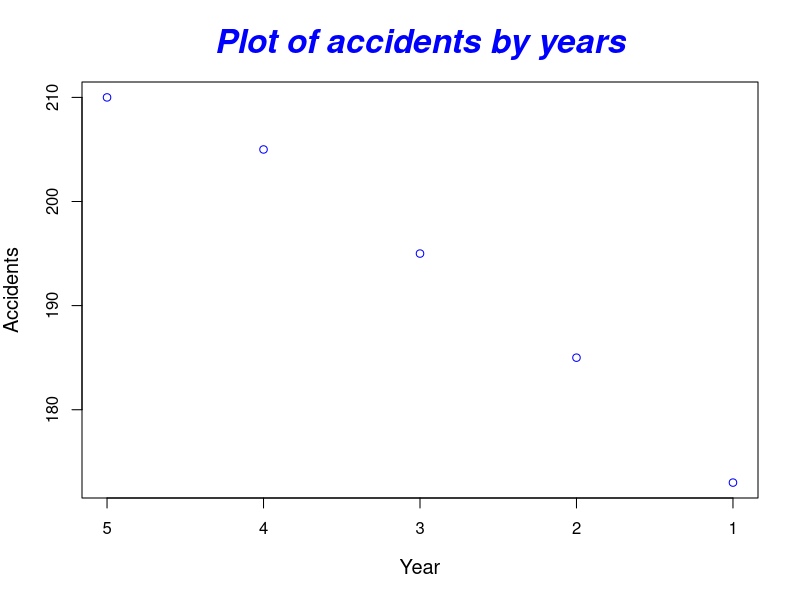

Source code (R):
# Nadav Yedid 208271007

library(MASS)
library(AER)

accidents_before <- c(210, 205, 195, 185, 173)
year <- c(5:1)

data <- data.frame(accidents = accidents_before, year = year)
plot(data$accidents ~ data$year, xlim = c(5, 1),
     pch = 1, col = "blue",
     main = "Plot of accidents by years",
     xlab = "Year",
     ylab = "Accidents",
     col.main = "blue", font.main = 4, cex.lab = 1.2, cex.main = 2)


# Q1 ----
# Step 1 - Pi and Lambda:
pi1 <- 173
lambda <- 144


# Step 2 - Variance of Pi and Variance of Lambda:
## var(pi1) = pi1
## var(lambda) = lambda


# Step 3 - Delta and Theta:
delta1 <- pi1 - lambda
# There is a decrease of 29 in the number of accidents.

theta1 <- (lambda / pi1) / (1 + (pi1 / (pi1^2))) # 0.8275862:
# There is a relative decrease of 0.1724138 (1 - 0.8275862) in the number of accidents.


# Step 4 - Variance of Delta and Variance of Theta:
var_delta1 <- pi1 + lambda # 317

var_theta1 <- (theta1^2) * ((pi1 / pi1^2) + (lambda / lambda^2)) /
  (1 + (pi1 / pi1^2))^2 # 0.008615309


#********************************************************
#********************************************************
# Delta (29) is the desired decrease in accidents (improvement in safety),
# due to the intervention.

# Only when Delta is a positive number, there is an improvement in safety
# (a negative Delta is an increase in accidents).

# If the CI (confidence interval) of Delta includes zero,
# the intervention is not effective with 95% confidence.

# This means that only when Delta's CI includes positive numbers
# is the intervention effective with 95% confidence.
#********************************************************
#********************************************************


# Step 5 - Creating a confidence interval for Delta:
delta_upper1 <- delta1 + 1.96 * sqrt(var_delta1)
# Delta upper CI is 63.89681 

delta_lower1 <- delta1 - 1.96 * sqrt(var_delta1)
# Delta lower CI is -5.896808 (minus is increase in accidents).

cat("The Confidence Interval of Delta is between", delta_upper1, "and", delta_lower1,
    "\nSince 0 is within the confidence interval, no significant improvement can be claimed.")


#********************************************************
#********************************************************
# 1 - Theta (1 - 0.8275862 = 0.1724138) is the relative desired decrease in accidents
# (improvement in safety), due to the intervention.

# Only when Theta is a positive fraction, there is a decrease in accidents
# (Theta above 1 is an increase in accidents).

# If the CI (confidence interval) of Theta includes one,
# the intervention is not effective with 95% confidence.

# This means that only when the CI of Theta includes positive fractions below 1,
# the intervention is effective with 95% confidence.
#********************************************************
#********************************************************


# Step 6 - Creating a confidence interval for Theta:
theta_upper1 <- theta1 + 1.96 * sqrt(var_theta1)
# Theta upper CI is 1.009511

theta_lower1 <- theta1 - 1.96 * sqrt(var_theta1)
# Theta lower CI is 0.6456616

cat("The Confidence Interval of Theta is between", theta_upper1, "and", theta_lower1,
    "\nSince 1 is within the confidence interval, no significant improvement can be claimed.")
#_______________________________________________________________________________________________



# Q2 ----
# Step 1 - Pi and Lambda:
pi2 <- mean(tail(data$accidents, 3))
# pi2 is 184.3333.


# Step 2 - Variance of Pi and Variance of Lambda:
## var(pi2) = pi2
## var(lambda) = lambda


# Step 3 - Delta and Theta:
delta2 <- pi2 - lambda
# There is a decrease of 40.33333 in the number of accidents.

theta2 <- (lambda / pi2) / (1 + (pi2 / (pi2^2))) # 0.7769784:
# There is a relative decrease of 0.2230216 (1 - 0.7769784) in the number of accidents.


# Step 4 - Variance of Delta and Variance of Theta:
var_delta2 <- pi2 + lambda # 328.3333

var_theta2 <- (theta2^2) * ((pi2 / pi2^2) + (lambda / lambda^2)) /
  (1 + (pi2 / pi2^2))^2 # 0.007386985


# Step 5 - Creating a confidence interval for Delta:
delta_upper2 <- delta2 + 1.96 * sqrt(var_delta2)
# Delta upper CI is 75.84848.

delta_lower2 <- delta2 - 1.96 * sqrt(var_delta2)
# Delta lower CI is 4.818191.

cat("The Confidence Interval of Delta is between", delta_upper2, "and", delta_lower2,
    "\nSince 0 is not within the confidence interval, a significant improvement can be claimed.",
    "\nThere is a decrease of 40.33333 in accidents (an improvement of safety).")


# Step 6 - Creating a confidence interval for Theta:
theta_upper2 <- theta2 + 1.96 * sqrt(var_theta2)
# Theta upper CI is 0.9454357.

theta_lower2 <- theta2 - 1.96 * sqrt(var_theta2)
# Theta lower CI is 0.6085212.

cat("The Confidence Interval of Theta is between", theta_upper2, "and", theta_lower2,
    "\nSince 1 is not within the confidence interval, a significant improvement can be claimed.",
    "\nThere is a decrease of", (1 - theta2), "(1 - theta2) in accidents (an improvement of safety).")
#_______________________________________________________________________________________________



# Q3 ----
pois_model <- glm(accidents ~ year, data = data, family = poisson())
summary(pois_model)


# Step 1 - Pi and Lambda:
pi3 <- predict(pois_model, newdata = data.frame(year = c(0)), type = "response") 
# pi3 is 166.9381.


# Step 2 - Variance of Pi and Variance of Lambda:
## var(lambda) = lambda

var_pi3 <- as.numeric(predict(pois_model, newdata = data.frame(year = c(0)), type = "response",
                             se = TRUE)[2])^2
# var_p13 = 167.2898 


# Step 3 - Delta and Theta:
delta3 <- pi3 - lambda
# There is a decrease of 22.93807 in the number of accidents.

theta3 <- (lambda / pi3) / (1 + (var_pi3 / (pi3^2))) # 0.8574482:
# There is a relative decrease of 0.1425518 (1 - 0.8574482) in the number of accidents.


# Step 4 - Variance of Delta and Variance of Theta:
var_delta3 <- pi3 + lambda # 310.9381

var_theta3 <- (theta3^2) * ((var_pi3 / pi3^2) + (lambda / lambda^2)) /
  (1 + (var_pi3 / pi3^2))^2 # 0.009405827


# Step 5 - Creating a confidence interval for Delta:
delta_upper3 <- delta3 + 1.96 * sqrt(var_delta3)
# Delta upper CI is 57.4996.

delta_lower3 <- delta3 - 1.96 * sqrt(var_delta3)
# Delta lower CI is -11.62347.

cat("The Confidence Interval of Delta is between", delta_upper3, "and", delta_lower3,
    "\nSince 0 is within the confidence interval, no significant improvement can be claimed.")


# Step 6 - Creating a confidence interval for Theta:
theta_upper3 <- theta3 + 1.96 * sqrt(var_theta3)
# Theta upper CI is 1.047536.

theta_lower3 <- theta3 - 1.96 * sqrt(var_theta3)
# Theta lower CI is 0.6673603.

cat("The Confidence Interval of Theta is between", theta_upper3, "and", theta_lower3,
    "\nSince 1 is within the confidence interval, no significant improvement can be claimed.")
#_______________________________________________________________________________________________



# Q4 ----
nb_model <- glm.nb(accidents ~ year, data = data)
summary(nb_model)


# Step 1 - Pi and Lambda:
pi4 <- predict(nb_model, newdata = data.frame(year = c(0)), type = "response")
# pi4 is 166.9381.


# Step 2 - Variance of Pi and Variance of Lambda:
## var(lambda) = lambda

var_pi4 <- as.numeric(predict(nb_model, newdata = data.frame(year = c(0)), type = "response",
                             se = TRUE)[2])^2
# var_p13 = 167.2901.


# Step 3 - Delta and Theta:
delta4 <- pi4 - lambda
# There is a decrease of 22.93807 in the number of accidents.

theta4 <- (lambda / pi4) / (1 + (var_pi4 / (pi4^2))) # 0.8574482:
# There is a relative decrease of 0.1425518 (1 - 0.8574482) in the number of accidents.


# Step 4 - Variance of Delta and Variance of Theta:
var_delta4 <- pi4 + lambda # 310.9381

var_theta4 <- (theta4^2) * ((var_pi4 / pi4^2) + (lambda / lambda^2)) /
  (1 + (var_pi4 / pi4^2))^2 # 0.009405832


# Step 5 - Creating a confidence interval for Delta:
delta_upper4 <- delta4 + 1.96 * sqrt(var_delta4)
# Delta upper CI is 57.4996.

delta_lower4 <- delta4 - 1.96 * sqrt(var_delta4)
# Delta lower CI is -11.62347.

cat("The Confidence Interval of Delta is between", delta_upper4, "and", delta_lower4,
    "\nSince 0 is within the confidence interval, no significant improvement can be claimed.")


# Step 6 - Creating a confidence interval for Theta:
theta_upper4 <- theta4 + 1.96 * sqrt(var_theta4)
# Theta upper CI is 1.047536.

theta_lower4 <- theta4 - 1.96 * sqrt(var_theta4)
# Theta lower CI is 0.6673602.

cat("The Confidence Interval of Theta is between", theta_upper4, "and", theta_lower4,
    "\nSince 1 is within the confidence interval, no significant improvement can be claimed.")
#_______________________________________________________________________________________________
